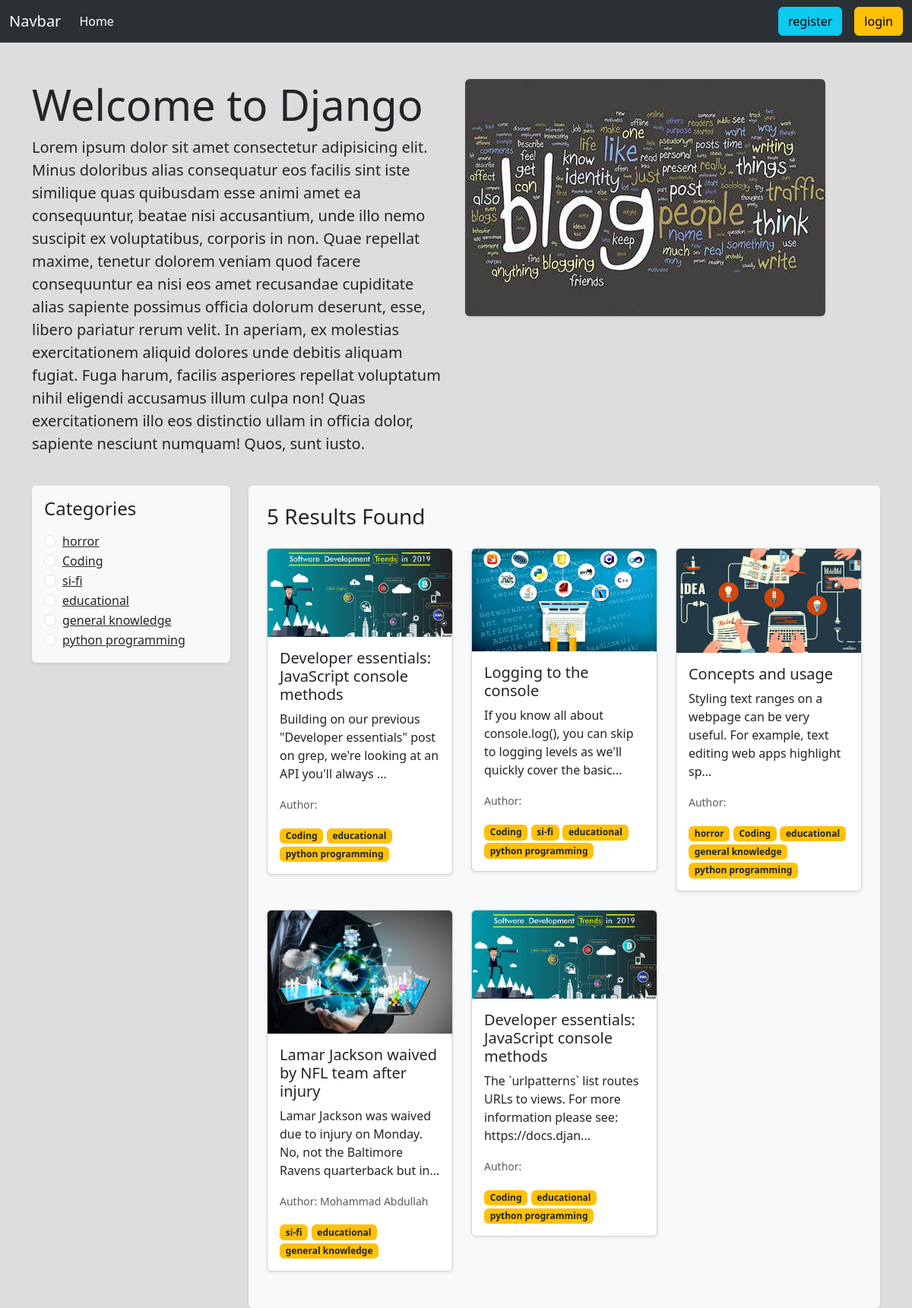
The page / on the database its author committed.
### categories/models.py (models this page shows, shortened)
class Category(models.Model):
    name = models.CharField(max_length=100)
    slug = models.SlugField(max_length=100,unique=True, null=True, blank=True)

### posts/models.py (models this page shows, shortened)
class Post(models.Model):
    title = models.CharField(max_length=100)
    content = models.TextField()
    category = models.ManyToManyField(Category)
    author = models.ForeignKey(User, on_delete=models.CASCADE)
    image = models.ImageField(upload_to='posts/media/uploads', blank=True, null=True)

### blog_project/views.py (the view)
# urls.py: 2. Add a URL to urlpatterns:  path('', views.home, name='home')
def home(request, category_slug = None):
    data = Post.objects.all()
    if category_slug is not None:
        category = Category.objects.get(slug = category_slug)
        data = Post.objects.filter(category=category)
    categories = Category.objects.all()
    return render(request, 'home.html', {'data': data, 'category': categories})

### templates/home.html
{% extends 'base.html' %}
{% load static %}
{% block content %}
<div class="container mt-5">
  <div class="row">
    <div class="col-lg-6 mb-4">
      <h1 class="display-4">Welcome to Django</h1>
      <p class="lead">
        Lorem ipsum dolor sit amet consectetur adipisicing elit. Minus doloribus alias consequatur eos facilis sint iste similique quas quibusdam esse animi amet ea consequuntur, beatae nisi accusantium, unde illo nemo suscipit ex voluptatibus, corporis in non. Quae repellat maxime, tenetur dolorem veniam quod facere consequuntur ea nisi eos amet recusandae cupiditate alias sapiente possimus officia dolorum deserunt, esse, libero pariatur rerum velit. In aperiam, ex molestias exercitationem aliquid dolores unde debitis aliquam fugiat. Fuga harum, facilis asperiores repellat voluptatum nihil eligendi accusamus illum culpa non! Quas exercitationem illo eos distinctio ullam in officia dolor, sapiente nesciunt numquam! Quos, sunt iusto.
      </p>
    </div>
    <div class="col-lg-6 mb-4">
      <img src="{% static 'OIP.jpeg' %}" class="img-fluid rounded shadow-sm" alt="Descriptive Image Alt Text">
    </div>
  </div>
  <div class="row">
    <div class="col-md-3 mb-4">
      <div class="bg-light p-3 rounded shadow-sm">
        <h4 class="mb-3">Categories</h4>
        {% for cat in category %}
        <div class="form-check">
          <input class="form-check-input" type="radio" name="category" id="{{ cat.id }}" />
          <label class="form-check-label" for="{{ cat.id }}">
            <a href="{% url 'category_post' cat.slug %}" class="text-dark">{{ cat.name }}</a>
          </label>
        </div>
        {% endfor %}
      </div>
    </div>
    <div class="col-md-9">
      <div class="bg-light p-4 rounded shadow-sm">
        <h3 class="mb-4">{{ data|length }} Results Found</h3>
        <div class="row">
          {% for post in data %}
          <div class="col-md-4 mb-4">
            <div class="card shadow-sm">
              <img src="{{ post.image.url }}" class="card-img-top" alt="{{ post.title }}">
              <div class="card-body">
                <h5 class="card-title "><a class="text-decoration-none text-dark" href="{% url 'details_posts' post.id %}">{{ post.title }}</a></h5>
                <p class="card-text">{{ post.content|slice:":100" }}...</p>
                <p class="card-text">
                  <small class="text-muted">Author: {{ post.author.first_name }} {{ post.author.last_name }}</small>
                </p>
                <div>
                  {% for item in post.category.all %}
                  <small class="badge bg-warning text-dark">{{ item.name }}</small>
                  {% endfor %}
                </div>
              </div>
            </div>
          </div>
          {% endfor %}
        </div>
      </div>
    </div>
  </div>
</div>
{% endblock %}

### templates/base.html (shortened to what this page needs)
<!DOCTYPE html>
<html lang="en">
  <head>
    <link
      href="https://cdn.jsdelivr.net/npm/bootstrap@5.3.3/dist/css/bootstrap.min.css"
      rel="stylesheet"
    />
  </head>
  <body style="background-color: #ddd;">
    <nav
      class="navbar navbar-expand-lg bg-dark bg-body-tertiary"
      data-bs-theme="dark"
    >
      <div class="container-fluid">
        <a class="navbar-brand" href="#">Navbar</a>
        <div class="collapse navbar-collapse" id="navbarSupportedContent">
          <ul class="navbar-nav me-auto mb-2 mb-lg-0">
            <li class="nav-item">
              <a
                class="nav-link active"
                aria-current="page"
                href="{% url 'home' %}"
                >Home</a
              >
            </li>
          </ul>
          <form class="d-flex" role="search">
            <ul class="navbar-nav me-auto mb-2 mb-lg-0">
              {% if request.user.is_authenticated %}
              <li class="nav-item">
                <a class="btn btn-info mx-3" href="{% url 'profile' %}"
                  >profile</a
                >
              </li>
              <li class="nav-item">
                <a class="btn btn-warning mx-3" href="{% url 'user_logout' %}"
                  >logout</a
                >
              </li>
              {% else %}
              <li class="nav-item">
                <a class="btn btn-info mx-3" href="{% url 'register' %}"
                  >register</a
                >
              </li>
              <li class="nav-item">
                <a class="btn btn-warning" href="{% url 'user_login' %}"
                  >login</a
                >
              </li>
              {% endif %}
            </ul>
          </form>
        </div>
      </div>
    </nav>
    {% block content %} {% endblock %}
  </body>
</html>

### rows shown on the page
Category: name "horror"
Category: name "Coding"
Category: name "si-fi"
Category: name "educational"
Category: name "general knowledge"
Category: name "python programming"
Post: image (picture), title "Developer essentials: JavaScript console methods", content "Building on our previous \"Developer essentials\" post on grep, we're looking at an API you'll always"
Post: image (picture), title "Logging to the console", content "If you know all about console.log(), you can skip to logging levels as we'll quickly cover the basic"
Post: image (picture), title "Concepts and usage", content "Styling text ranges on a webpage can be very useful. For example, text editing web apps highlight sp"
Post: image (picture), title "Lamar Jackson waived by NFL team after injury", content "Lamar Jackson was waived due to injury on Monday. No, not the Baltimore Ravens quarterback but in", author.first_name "Mohammad", author.last_name "Abdullah"
Post: image (picture), title "Developer essentials: JavaScript console methods", content "The `urlpatterns` list routes URLs to views. For more information please see: https://docs.djan"

### other values the page prints
{{ data|length }} "5"
